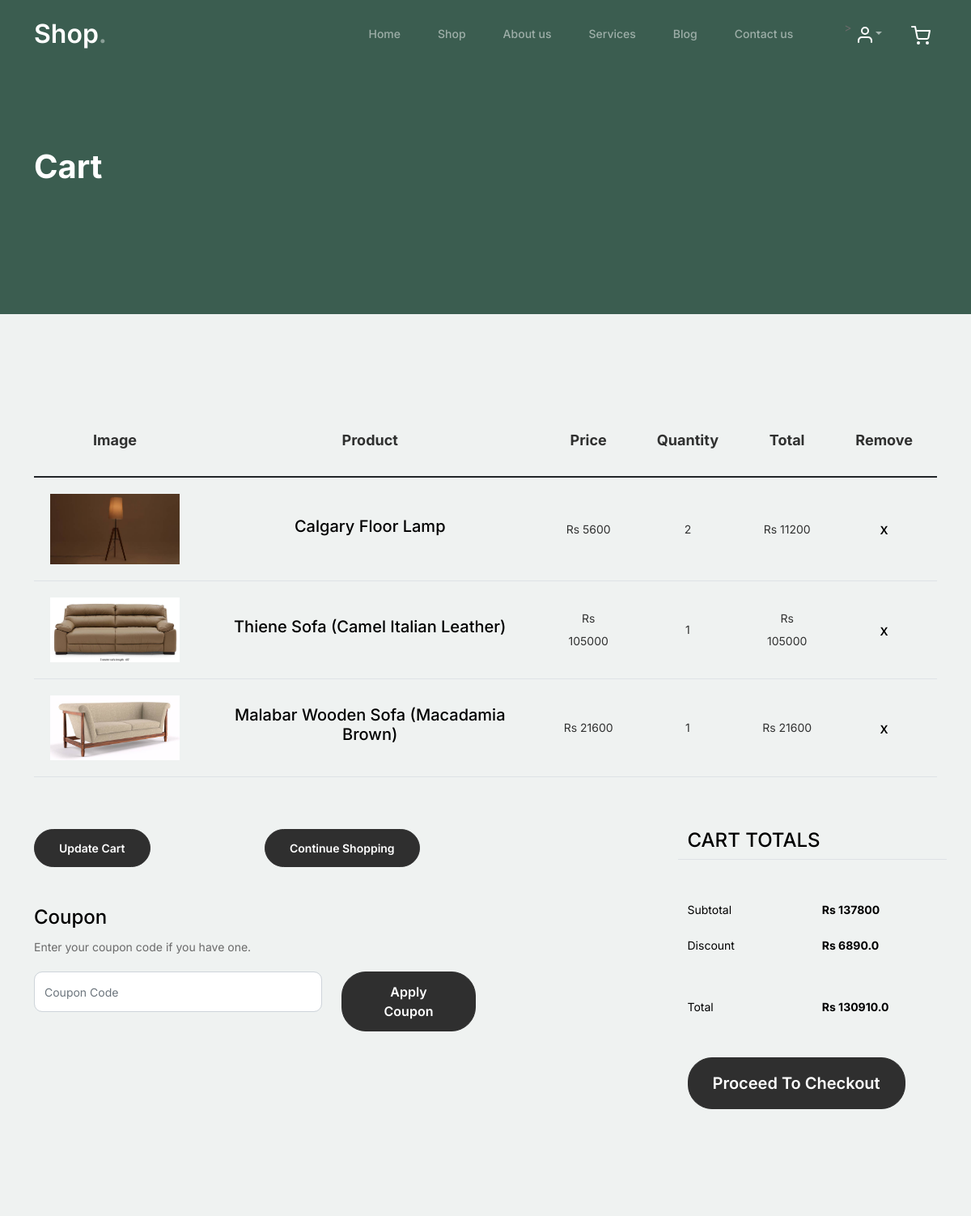
Before: /cart_page/ (signed in, upper part) with the older database file.
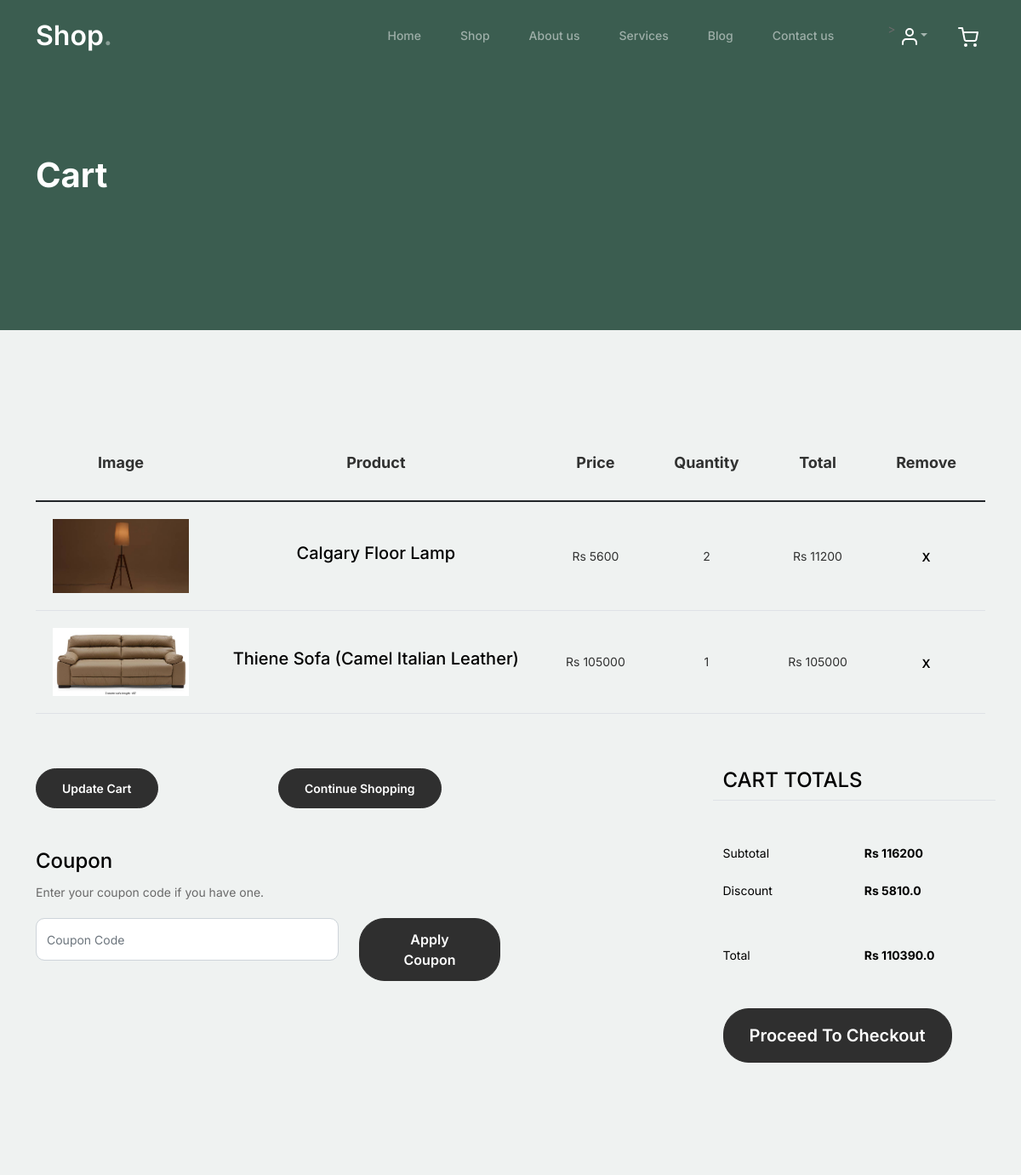
After: the same page with the newer database file.
### WebApp/models.py (models this page shows)
class CartDb(models.Model):
    Username = models.CharField(max_length=100, null=True, blank=True)
    ProductName = models.CharField(max_length=100, null=True, blank=True)
    Quantity = models.IntegerField(null=True, blank=True)
    Price = models.IntegerField(null=True, blank=True)
    TotalPrice = models.IntegerField(null=True, blank=True)
    Pro_Image = models.ImageField(upload_to="Cart Images", null=True, blank=True)

### WebApp/views.py (the view)
# urls.py: path('cart_page/', views.cart_page, name="cart_page"),
def cart_page(request):
    sub_total = 0
    Discount = 0
    total = 0
    data = CartDb.objects.filter(Username=request.session['username'])
    cart_count = CartDb.objects.filter(Username=request.session['username']).count()
    for i in data:
        sub_total += i.TotalPrice
    if sub_total > 100000:
        Discount = sub_total*(5/100)
    else:
        Discount = sub_total*(1/100)
    total = sub_total - Discount
    context = {
        'data': data,
        'sub_total': sub_total,
        'Discount': Discount,
        'total': total,
        'cart_count': cart_count
    }
    return render(request, "cart.html", context)

### WebApp/templates/cart.html (shortened to what the changed rows need)
<!doctype html>
{% load static %}
<html lang="en">
<head>
    <link href="{% static 'shopstyle/css/bootstrap.min.css' %}" rel="stylesheet">
    <link href="https://cdnjs.cloudflare.com/ajax/libs/font-awesome/6.0.0-beta3/css/all.min.css" rel="stylesheet">
    <link href="{% static 'shopstyle/css/tiny-slider.css' %}" rel="stylesheet">
    <link href="{% static 'shopstyle/css/style.css' %}" rel="stylesheet">
</head>
<body>
<div class="hero">
    <div class="container">
        <div class="row justify-content-between">
            <div class="col-lg-5">
                <div class="intro-excerpt">
                    <h1>Cart</h1>
                </div>
            </div>
        </div>
    </div>
</div>
<div class="untree_co-section before-footer-section">
    <div class="container">
        <div class="row mb-5">
            <form class="col-md-12" method="post">
                <div class="site-blocks-table">
                    <table class="table">
                        <thead>
                        <tr>
                            <th class="product-thumbnail">Image</th>
                            <th class="product-name">Product</th>
                            <th class="product-price">Price</th>
                            <th class="product-quantity">Quantity</th>
                            <th class="product-total">Total</th>
                            <th class="product-remove">Remove</th>
                        </tr>
                        </thead>
                        <tbody>
                        {% for d in data %}
                        <tr>
                            <td class="product-thumbnail">
                                <img src="{{d.Pro_Image.url}}" alt="Image" class="img-fluid">
                            </td>
                            <td class="product-name">
                                <h2 class="h5 text-black">{{d.ProductName}}</h2>
                            </td>
                            <td>Rs {{d.Price}}</td>
                            <td>{{d.Quantity}}</td>
                            <td>Rs {{d.TotalPrice}}</td>
                            <td><a href="{% url 'delete_cart_item' c_id=d.id %}" class="btn btn-black btn-sm">X</a></td>
                        </tr>
                        {% endfor %}
                        </tbody>
                    </table>
                </div>
            </form>
        </div>
        <div class="row">
            <div class="col-md-6 pl-5">
                <div class="row justify-content-end">
                    <div class="col-md-7">
                        <div class="row mb-3">
                            <div class="col-md-6 text-right">
                                <strong class="text-black">Rs {{sub_total}}</strong>
                            </div>
                        </div>
                        <div class="row mb-5">
                            <div class="col-md-6 text-right">
                                <strong class="text-black">Rs {{Discount}}</strong>
                            </div>
                        </div>
                        <div class="row mb-5">
                            <div class="col-md-6 text-right">
                                <strong class="text-black">Rs {{total}}</strong>
                            </div>
                        </div>
                    </div>
                </div>
            </div>
        </div>
    </div>
</div>
</body>
</html>

Changed rows visible on the page:
removed CartDb: Pro_Image (picture), ProductName "Malabar Wooden Sofa (Macadamia Brown)", Price "21600", Quantity "1", TotalPrice "21600"
Other visible differences:
{{ sub_total }}: "137800" → "116200"
{{ Discount }}: "6890.0" → "5810.0"
{{ total }}: "130910.0" → "110390.0"
